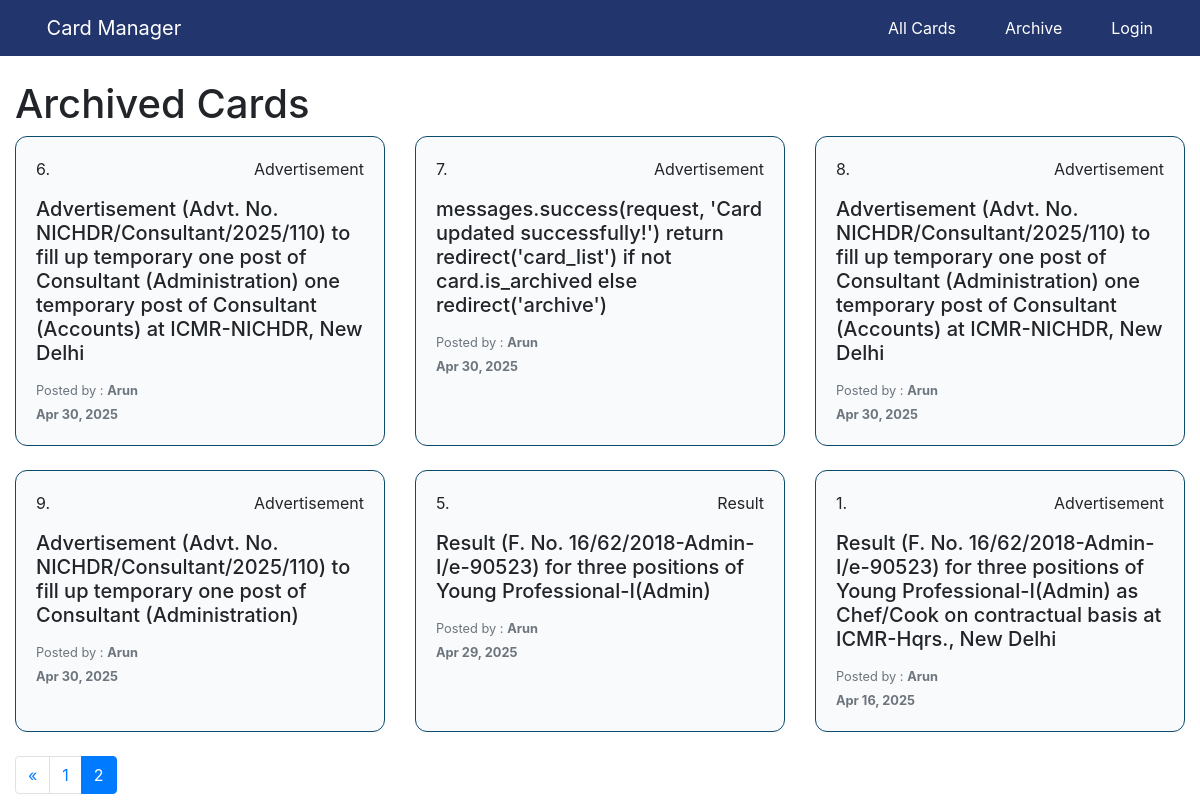
The app's page /archive/?page=2 with its own data.
### task_report_app/models.py (models this page shows, shortened)
class Task(models.Model):
    serial_number = models.IntegerField(unique=True, blank=True, null=True)
    title = models.CharField(max_length=250)
    post_type = models.CharField(max_length=50, choices=PostType.choices, default=PostType.Advertisement)
    status = models.CharField(max_length=50, choices=Status.choices, default=Status.Active)
    created_at = models.DateField(auto_now_add=True)
    updated_at = models.DateField(auto_now=True)
    last_date = models.DateField(null=True, blank=True)
    is_archived = models.BooleanField(default=False)
    author = models.ForeignKey(User, on_delete=models.CASCADE, related_name='tasks')

### task_report_app/views.py (the view)
# urls.py: path('archive/', views.archive_list, name='archive')
def archive_list(request):
    archived_cards = Task.objects.filter(is_archived=True).order_by('-created_at')
    paginator = Paginator(archived_cards, 6)  # Show 6 cards per page
    page = request.GET.get('page')
    try:
        paginated_cards = paginator.page(page)
    except PageNotAnInteger:
        paginated_cards = paginator.page(1)
    except EmptyPage:
        paginated_cards = paginator.page(paginator.num_pages)
    context = {'cards': paginated_cards}
    return render(request, 'archive_list.html', context)

### task_report_app/templates/archive_list.html (shortened to what this page needs)
{% extends 'base.html' %}
{% load static %}
{% load custom_tags %}
{% block content %}
<h1>Archived Cards</h1>
<div class="row">
    {% for task in cards %}
    <div class="col-md-4 mb-4 card_viewer_container">
      <div class="h-100 card_viewer">
        <div class="card-body card_viewer_body">
          <div class="d-flex justify-content-between">
            <p>{{ task.serial_number }}.</p>
            <p class="card-text">{{ task.post_type }}</p>
          </div>
          <h5 class="card-title">{{ task.title }}</h5>
          <small class="text-muted">
            Posted by :
            <b class="text-capitalize">{{ task.author.username }}</b><br />
            <b>{{ task.created_at|date:"M d, Y" }}</b>
          </small>
        </div>
      </div>
    </div>
    {% empty %}
    <div class="col-12 text-center py-5">
      <h4>No cards yet.</h4>
    </div>
    {% endfor %}
  </div>
<nav aria-label="Page navigation">
    <ul class="pagination">
        {% if cards.has_previous %}
        <li class="page-item">
            <a class="page-link" href="?page={{ cards.previous_page_number }}" aria-label="Previous">
                <span aria-hidden="true">&laquo;</span>
            </a>
        </li>
        {% endif %}
        {% for num in cards.paginator.page_range %}
        <li class="page-item {% if num == cards.number %}active{% endif %}">
            <a class="page-link" href="?page={{ num }}">{{ num }}</a>
        </li>
        {% endfor %}
    </ul>
</nav>
{% endblock %}

### task_report_app/static/css/styles.css (style rules this page uses)
:root { --primary-50: #f0f9ff; --primary-100: #e0f2fe; --primary-200: #bae6fd; --primary-300: #7dd3fc; --primary-400: #38bdf8; --primary-500: #0ea5e9; --primary-600: #0284c7; --primary-700: #0369a1; --primary-800: #075985; --primary-900: #0c4a6e; --gray-50: #f9fafb; --gray-100: #f3f4f6; --gray-200: #e5e7eb; --gray-300: #d1d5db; --gray-400: #9ca3af; --gray-500: #6b7280; --gray-600: #4b5563; --gray-700: #374151; --gray-800: #1f2937; --gray-900: #111827; --success-500: #10b981; --warning-500: #f59e0b; --error-500: #ef4444; --font-sans: 'Inter', 'Segoe UI', Roboto, sans-serif; --font-mono: 'Roboto Mono', monospace; --font-serif: 'Georgia', serif; --text-xs: 0.75rem; --text-sm: 0.875rem; --text-base: 1rem; --text-lg: 1.125rem; --text-xl: 1.25rem; --text-2xl: 1.5rem; --text-3xl: 1.875rem; --text-4xl: 2.25rem; --text-5xl: 3rem; --font-light: 300; --font-normal: 400; --font-medium: 500; --font-semibold: 600; --font-bold: 700; --space-0: 0; --space-1: 0.25rem; --space-2: 0.5rem; --space-3: 0.75rem; --space-4: 1rem; --space-5: 1.25rem; --space-6: 1.5rem; --space-8: 2rem; --space-10: 2.5rem; --space-12: 3rem; --space-16: 4rem; --space-20: 5rem; --space-24: 6rem; --shadow-sm: 0 1px 2px 0 rgb(0 0 0 / 0.05); --shadow: 0 1px 3px 0 rgb(0 0 0 / 0.1), 0 1px 2px -1px rgb(0 0 0 / 0.1); --shadow-md: 0 4px 6px -1px rgb(0 0 0 / 0.1), 0 2px 4px -2px rgb(0 0 0 / 0.1); --shadow-lg: 0 10px 15px -3px rgb(0 0 0 / 0.1), 0 4px 6px -4px rgb(0 0 0 / 0.1); --rounded-none: 0; --rounded-sm: 0.125rem; --rounded: 0.25rem; --rounded-md: 0.375rem; --rounded-lg: 0.5rem; --rounded-xl: 0.75rem; --rounded-full: 9999px; --transition-fast: 150ms; --transition-normal: 300ms; --transition-slow: 500ms; }
*, *::before, *::after { box-sizing: border-box; margin: 0; padding: 0; }
html { scroll-behavior: smooth; }
body { font-family: var(--font-sans); line-height: 1.5; color: var(--gray-800); background-color: var(--gray-50); }
h1, h2, h3, h4, h5, h6 { font-weight: var(--font-bold); line-height: 1.2; margin-bottom: var(--space-2); }
a { color: var(--primary-600); text-decoration: none; transition: color var(--transition-fast) ease; }
.card_viewer { background-color: var(--gray-50); border: 0.1px solid var(--primary-900); border-radius: 12px; transition: transform 0.2s; }

### records on screen
Task: serial_number "6", post_type "Advertisement", title "Advertisement (Advt. No. NICHDR/Consultant/2025/110) to fill up temporary one post of Consultant (Administration) one temporary post of Consultant (Accounts) at ICMR-NICHDR, New Delhi", author.username "Arun", created_at "Apr 30, 2025"
Task: serial_number "7", post_type "Advertisement", title "messages.success(request, 'Card updated successfully!') return redirect('card_list') if not card.is_archived else redirect('archive')", author.username "Arun", created_at "Apr 30, 2025"
Task: serial_number "8", post_type "Advertisement", title "Advertisement (Advt. No. NICHDR/Consultant/2025/110) to fill up temporary one post of Consultant (Administration) one temporary post of Consultant (Accounts) at ICMR-NICHDR, New Delhi", author.username "Arun", created_at "Apr 30, 2025"
Task: serial_number "9", post_type "Advertisement", title "Advertisement (Advt. No. NICHDR/Consultant/2025/110) to fill up temporary one post of Consultant (Administration)", author.username "Arun", created_at "Apr 30, 2025"
Task: serial_number "5", post_type "Result", title "Result (F. No. 16/62/2018-Admin-I/e-90523) for three positions of Young Professional-I(Admin)", author.username "Arun", created_at "Apr 29, 2025"
Task: serial_number "1", post_type "Advertisement", title "Result (F. No. 16/62/2018-Admin-I/e-90523) for three positions of Young Professional-I(Admin) as Chef/Cook on contractual basis at ICMR-Hqrs., New Delhi", author.username "Arun", created_at "Apr 16, 2025"

### other values on screen
{{ num }} "1" "2"
